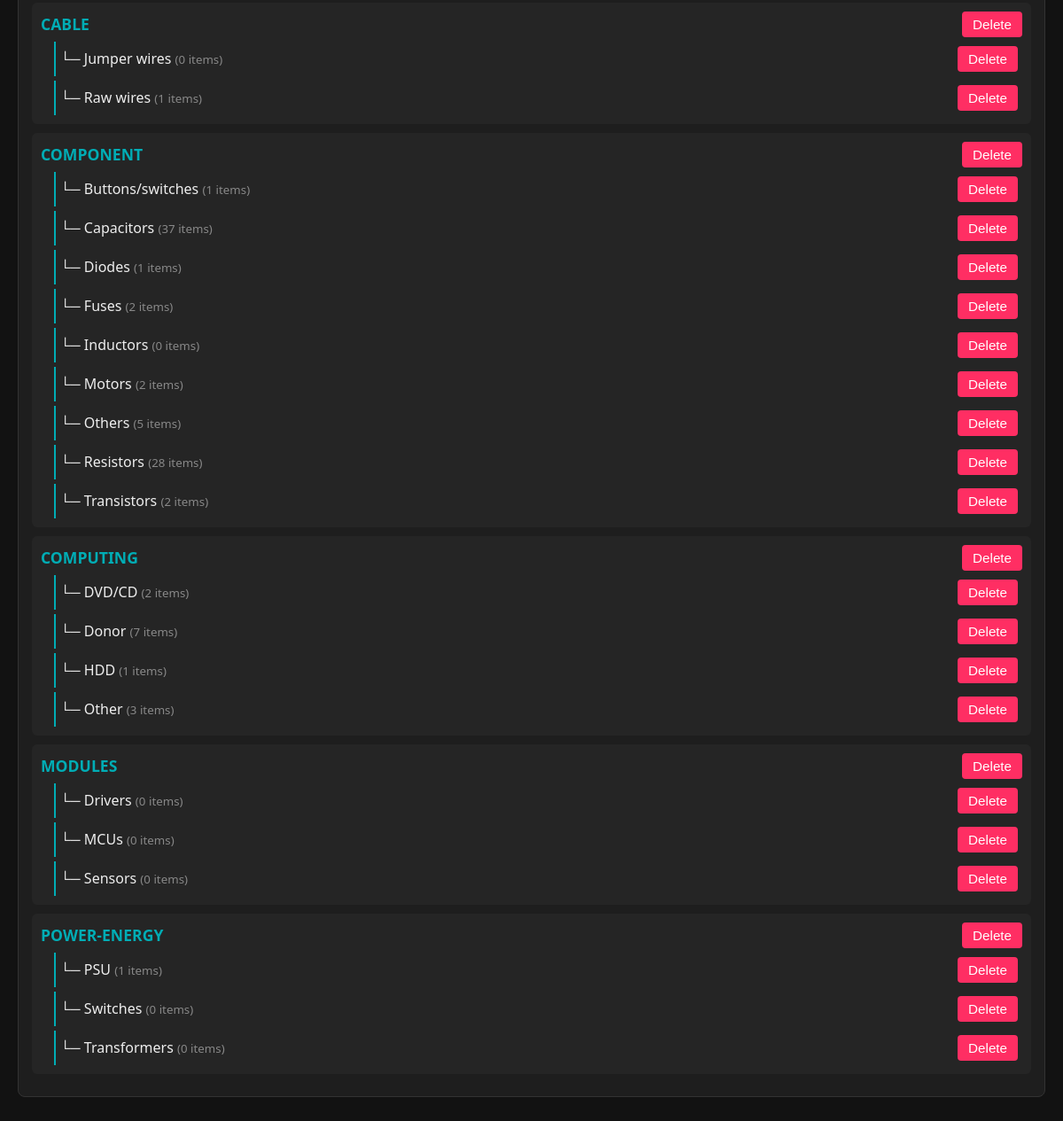
The page /categories (lower part) on the database as committed earlier.
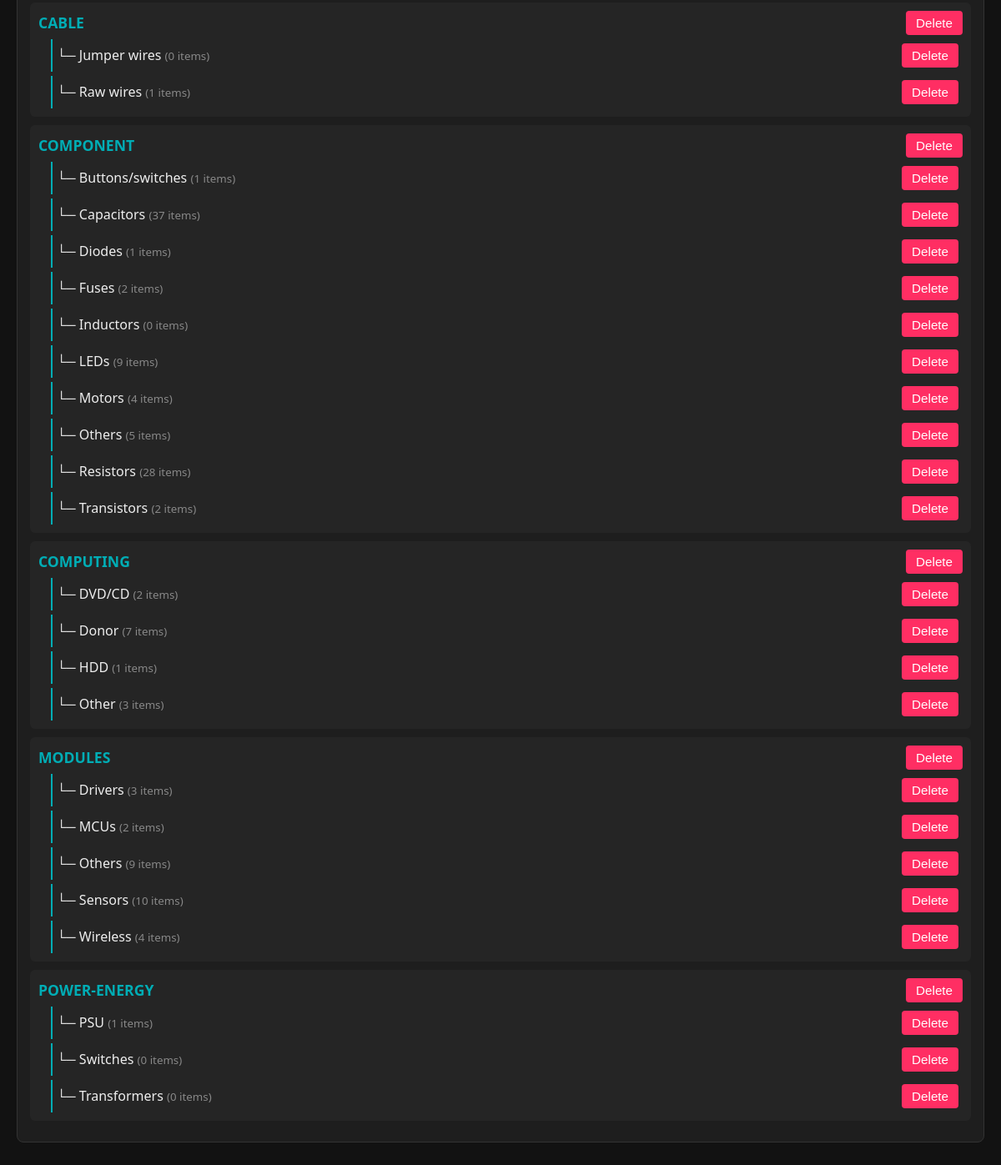
The same page on the database as committed later.
### tables this page shows
CREATE TABLE categories (
            id INTEGER PRIMARY KEY AUTOINCREMENT,
            name TEXT NOT NULL,
            parent_id INTEGER,
            FOREIGN KEY (parent_id) REFERENCES categories (id) ON DELETE CASCADE
        );

### app.py (the view)
@app.get("/categories", response_class=HTMLResponse)
async def manage_categories(request: Request):
    config = load_config()
    db = db_module.get_db()
    mains = db.execute("SELECT * FROM categories WHERE parent_id IS NULL ORDER BY name ASC").fetchall()
    category_tree = []
    for m in mains:
        subs = db.execute("""
            SELECT c.*, COUNT(i.id) as item_count
            FROM categories c
            LEFT JOIN items i ON c.id = i.category_id
            WHERE c.parent_id = ?
            GROUP BY c.id
            ORDER BY c.name ASC
        """, (m['id'],)).fetchall()
        category_tree.append({
            "id": m['id'],
            "name": m['name'],
            "subs": subs
        })
    db.close()
    return templates.TemplateResponse(
        request=request,
        name="categories.html",
        context={
            "mains": mains,
            "category_tree": category_tree,
            "mode": config.get("mode")
        }
    )

### templates/categories.html (shortened to what this page needs)
<!DOCTYPE html>
<html lang="en">
<head>
</head>
<body>
    <div class="box cat-tree">
        {% for cat in category_tree %}
            <div class="main-cat">
                <div style="display: flex; justify-content: space-between; align-items: center;">
                    <strong style="color: #00adb5; font-size: 1.1em;">{{ cat.name }}</strong>
                    <form method="post" action="/delete-category/{{ cat.id }}" style="display:inline;">
                        <button type="submit" class="btn-danger" onclick="return confirm('Delete this main category?')">Delete</button>
                    </form>
                </div>
                {% for sub in cat.subs %}
                    <div class="sub-cat">
                        <span>└─ {{ sub.name }} <small style="color: #888;">({{ sub.item_count }} items)</small></span>
                        <form method="post" action="/delete-category/{{ sub.id }}" style="display:inline;">
                            <button type="submit" class="btn-danger" onclick="return confirm('Delete this subcategory?')">Delete</button>
                        </form>
                    </div>
                {% endfor %}
            </div>
        {% endfor %}
    </div>
</body>
</html>

Rows that differ between the two databases and show on the page:
added categories: name "LEDs", item_count "9", shown under "COMPONENT"
computed for categories "Motors": item_count "2" → "4"
computed for categories "Drivers": item_count "0" → "3"
computed for categories "MCUs": item_count "0" → "2"
added categories: name "Others", item_count "9", shown under "MODULES"
computed for categories "Sensors": item_count "0" → "10"
added categories: name "Wireless", item_count "4", shown under "MODULES"
